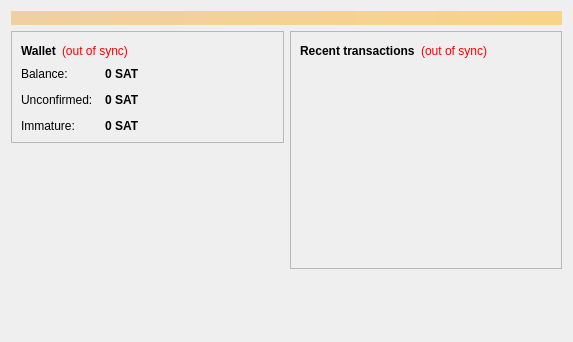
<?xml version="1.0" encoding="UTF-8"?>
<ui version="4.0">
 <class>OverviewPage</class>
 <widget class="QWidget" name="OverviewPage">
  <property name="geometry">
   <rect>
    <x>0</x>
    <y>0</y>
    <width>573</width>
    <height>342</height>
   </rect>
  </property>
  <property name="windowTitle">
   <string>Form</string>
  </property>
  <layout class="QVBoxLayout" name="topLayout">
   <item>
    <widget class="QLabel" name="labelAlerts">
     <property name="visible">
      <bool>false</bool>
     </property>
     <property name="styleSheet">
      <string notr="true">background-color: qlineargradient(x1: 0, y1: 0, x2: 1, y2: 0, stop:0 #F0D0A0, stop:1 #F8D488); color:#000000;</string>
     </property>
     <property name="wordWrap">
      <bool>true</bool>
     </property>
     <property name="margin">
      <number>3</number>
     </property>
    </widget>
   </item>
   <item>
    <layout class="QHBoxLayout" name="horizontalLayout" stretch="1,1">
     <item>
      <layout class="QVBoxLayout" name="verticalLayout_2">
       <item>
        <widget class="QFrame" name="frame">
         <property name="frameShape">
          <enum>QFrame::StyledPanel</enum>
         </property>
         <property name="frameShadow">
          <enum>QFrame::Raised</enum>
         </property>
         <layout class="QVBoxLayout" name="verticalLayout_4">
          <item>
           <layout class="QHBoxLayout" name="horizontalLayout_4">
            <item>
             <widget class="QLabel" name="label_5">
              <property name="font">
               <font>
                <weight>75</weight>
                <bold>true</bold>
               </font>
              </property>
              <property name="text">
               <string>Wallet</string>
              </property>
             </widget>
            </item>
            <item>
             <widget class="QLabel" name="labelWalletStatus">
              <property name="toolTip">
               <string>The displayed information may be out of date. Your wallet automatically synchronizes with the Sarnath network after a connection is established, but this process has not completed yet.</string>
              </property>
              <property name="styleSheet">
               <string notr="true">QLabel { color: red; }</string>
              </property>
              <property name="text">
               <string notr="true">(out of sync)</string>
              </property>
              <property name="alignment">
               <set>Qt::AlignLeading|Qt::AlignLeft|Qt::AlignVCenter</set>
              </property>
             </widget>
            </item>
            <item>
             <spacer name="horizontalSpacer_2">
              <property name="orientation">
               <enum>Qt::Horizontal</enum>
              </property>
              <property name="sizeHint" stdset="0">
               <size>
                <width>40</width>
                <height>20</height>
               </size>
              </property>
             </spacer>
            </item>
           </layout>
          </item>
          <item>
           <layout class="QFormLayout" name="formLayout_2">
            <property name="fieldGrowthPolicy">
             <enum>QFormLayout::AllNonFixedFieldsGrow</enum>
            </property>
            <property name="horizontalSpacing">
             <number>12</number>
            </property>
            <property name="verticalSpacing">
             <number>12</number>
            </property>
            <item row="0" column="0">
             <widget class="QLabel" name="label">
              <property name="text">
               <string>Balance:</string>
              </property>
             </widget>
            </item>
            <item row="0" column="1">
             <widget class="QLabel" name="labelBalance">
              <property name="font">
               <font>
                <weight>75</weight>
                <bold>true</bold>
               </font>
              </property>
              <property name="cursor">
               <cursorShape>IBeamCursor</cursorShape>
              </property>
              <property name="toolTip">
               <string>Your current balance</string>
              </property>
              <property name="text">
               <string notr="true">0 SAT</string>
              </property>
              <property name="textInteractionFlags">
               <set>Qt::LinksAccessibleByMouse|Qt::TextSelectableByKeyboard|Qt::TextSelectableByMouse</set>
              </property>
             </widget>
            </item>
            <item row="1" column="0">
             <widget class="QLabel" name="label_3">
              <property name="text">
               <string>Unconfirmed:</string>
              </property>
             </widget>
            </item>
            <item row="1" column="1">
             <widget class="QLabel" name="labelUnconfirmed">
              <property name="font">
               <font>
                <weight>75</weight>
                <bold>true</bold>
               </font>
              </property>
              <property name="cursor">
               <cursorShape>IBeamCursor</cursorShape>
              </property>
              <property name="toolTip">
               <string>Total of transactions that have yet to be confirmed, and do not yet count toward the current balance</string>
              </property>
              <property name="text">
               <string notr="true">0 SAT</string>
              </property>
              <property name="textInteractionFlags">
               <set>Qt::LinksAccessibleByMouse|Qt::TextSelectableByKeyboard|Qt::TextSelectableByMouse</set>
              </property>
             </widget>
            </item>
            <item row="2" column="0">
             <widget class="QLabel" name="labelImmatureText">
              <property name="text">
               <string>Immature:</string>
              </property>
             </widget>
            </item>
            <item row="2" column="1">
             <widget class="QLabel" name="labelImmature">
              <property name="font">
               <font>
                <weight>75</weight>
                <bold>true</bold>
               </font>
              </property>
              <property name="toolTip">
               <string>Mined balance that has not yet matured</string>
              </property>
              <property name="text">
               <string notr="true">0 SAT</string>
              </property>
              <property name="textInteractionFlags">
               <set>Qt::LinksAccessibleByMouse|Qt::TextSelectableByKeyboard|Qt::TextSelectableByMouse</set>
              </property>
             </widget>
            </item>
           </layout>
          </item>
         </layout>
        </widget>
       </item>
       <item>
        <spacer name="verticalSpacer">
         <property name="orientation">
          <enum>Qt::Vertical</enum>
         </property>
         <property name="sizeHint" stdset="0">
          <size>
           <width>20</width>
           <height>40</height>
          </size>
         </property>
        </spacer>
       </item>
      </layout>
     </item>
     <item>
      <layout class="QVBoxLayout" name="verticalLayout_3">
       <item>
        <widget class="QFrame" name="frame_2">
         <property name="frameShape">
          <enum>QFrame::StyledPanel</enum>
         </property>
         <property name="frameShadow">
          <enum>QFrame::Raised</enum>
         </property>
         <layout class="QVBoxLayout" name="verticalLayout">
          <item>
           <layout class="QHBoxLayout" name="horizontalLayout_2">
            <item>
             <widget class="QLabel" name="label_4">
              <property name="text">
               <string>&lt;b&gt;Recent transactions&lt;/b&gt;</string>
              </property>
             </widget>
            </item>
            <item>
             <widget class="QLabel" name="labelTransactionsStatus">
              <property name="toolTip">
               <string>The displayed information may be out of date. Your wallet automatically synchronizes with the Sarnath network after a connection is established, but this process has not completed yet.</string>
              </property>
              <property name="styleSheet">
               <string notr="true">QLabel { color: red; }</string>
              </property>
              <property name="text">
               <string notr="true">(out of sync)</string>
              </property>
              <property name="alignment">
               <set>Qt::AlignRight|Qt::AlignTrailing|Qt::AlignVCenter</set>
              </property>
             </widget>
            </item>
            <item>
             <spacer name="horizontalSpacer">
              <property name="orientation">
               <enum>Qt::Horizontal</enum>
              </property>
              <property name="sizeHint" stdset="0">
               <size>
                <width>40</width>
                <height>20</height>
               </size>
              </property>
             </spacer>
            </item>
           </layout>
          </item>
          <item>
           <widget class="QListView" name="listTransactions">
            <property name="styleSheet">
             <string notr="true">QListView { background: transparent; }</string>
            </property>
            <property name="frameShape">
             <enum>QFrame::NoFrame</enum>
            </property>
            <property name="verticalScrollBarPolicy">
             <enum>Qt::ScrollBarAlwaysOff</enum>
            </property>
            <property name="horizontalScrollBarPolicy">
             <enum>Qt::ScrollBarAlwaysOff</enum>
            </property>
            <property name="selectionMode">
             <enum>QAbstractItemView::NoSelection</enum>
            </property>
           </widget>
          </item>
         </layout>
        </widget>
       </item>
       <item>
        <spacer name="verticalSpacer_2">
         <property name="orientation">
          <enum>Qt::Vertical</enum>
         </property>
         <property name="sizeHint" stdset="0">
          <size>
           <width>20</width>
           <height>40</height>
          </size>
         </property>
        </spacer>
       </item>
      </layout>
     </item>
    </layout>
   </item>
  </layout>
 </widget>
 <resources/>
 <connections/>
</ui>
